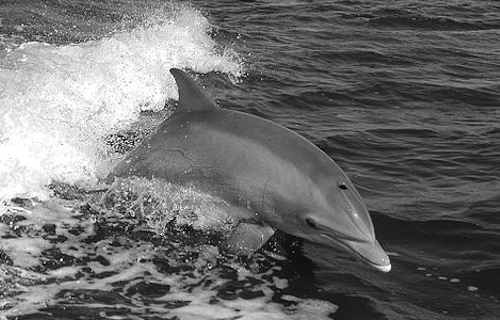
%> input picture udacity/images/dolphin.png, 500 x 320 px
$ octave V26_Quiz_-_Blend_Two_Images.m   (GNU Octave 9; MATLAB toolbox functions it lacks are replaced by stand-ins)
%> lines starting %> are read from the running program, lines starting %| are printed output that depends on the picture
### udacity/Lesson 2 - 2A-L1 Images as functions/blend.m
%% Blend two images

function output = blend(a, b, alpha)
    output = (a .* alpha) + (b .* (1-alpha));
end

### udacity/Lesson 2 - 2A-L1 Images as functions/getImagePath.m
%%

function output = getImagePath(imgName)
    [PATHSTR,NAME,EXT] = fileparts(mfilename('fullpath'));
    output = fullfile(PATHSTR, '..', 'images', imgName);
end

### udacity/Lesson 2 - 2A-L1 Images as functions/V26_Quiz_-_Blend_Two_Images.m
% Test code:
dolphin = imread(getImagePath('dolphin.png'));
%> dolphin is the input picture: size 320x500 uint8; min 0, max 255, mean 109.1
bicycle = imread(getImagePath('bicycle.png'));
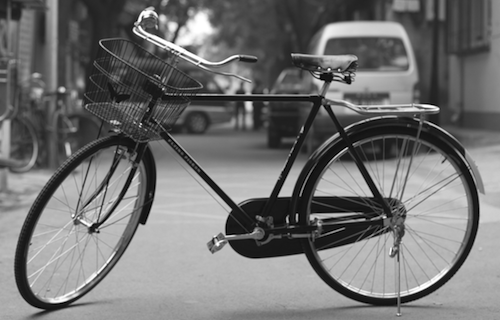
%> input picture udacity/images/bicycle.png, 500 x 320 px
%> bicycle is the input picture: size 320x500 uint8; min 0, max 255, mean 114.2

%result = blend(dolphin, bicycle, 0.95);
%imshow(result); % note: will result in an error if blend() returns empty or incorrect value

alpha = 0.95; figure, imshow(blend(dolphin, bicycle, alpha));
alpha = 0.75; figure, imshow(blend(dolphin, bicycle, alpha));
%> call 2 of blend, with alpha = 0.75
%> in blend (call 2), `output = (a .* alpha) + (b .* (1-alpha));`:
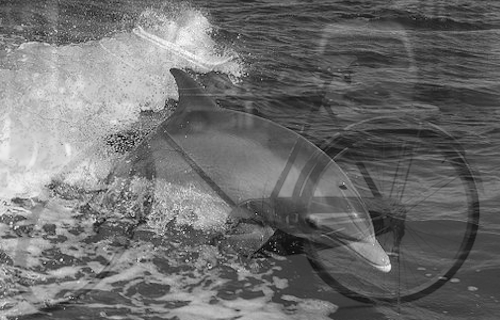
%> output: size 320x500 uint8; min 4, max 255, mean 110.6
alpha = 0.5; figure, imshow(blend(dolphin, bicycle, alpha));
%> call 3 of blend, with alpha = 0.5
%> in blend (call 3), `output = (a .* alpha) + (b .* (1-alpha));`:
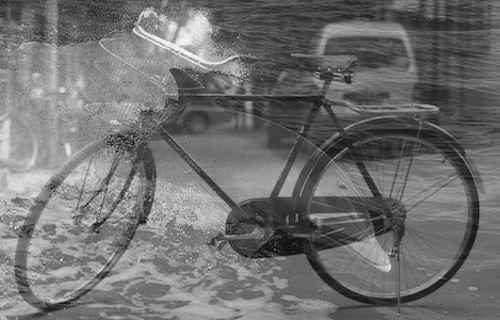
%> output: size 320x500 uint8; min 8, max 255, mean 112.1
alpha = 0.25; figure, imshow(blend(dolphin, bicycle, alpha));
%> call 4 of blend, with alpha = 0.25
%> in blend (call 4), `output = (a .* alpha) + (b .* (1-alpha));`:
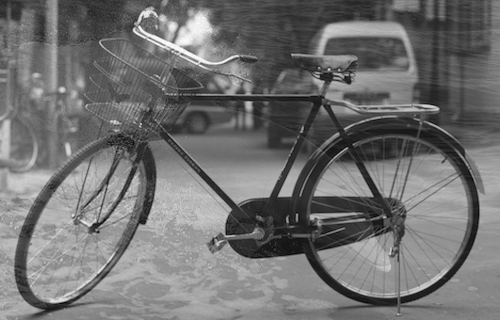
%> output: size 320x500 uint8; min 5, max 255, mean 113.1
alpha = 0.05; figure, imshow(blend(dolphin, bicycle, alpha));
